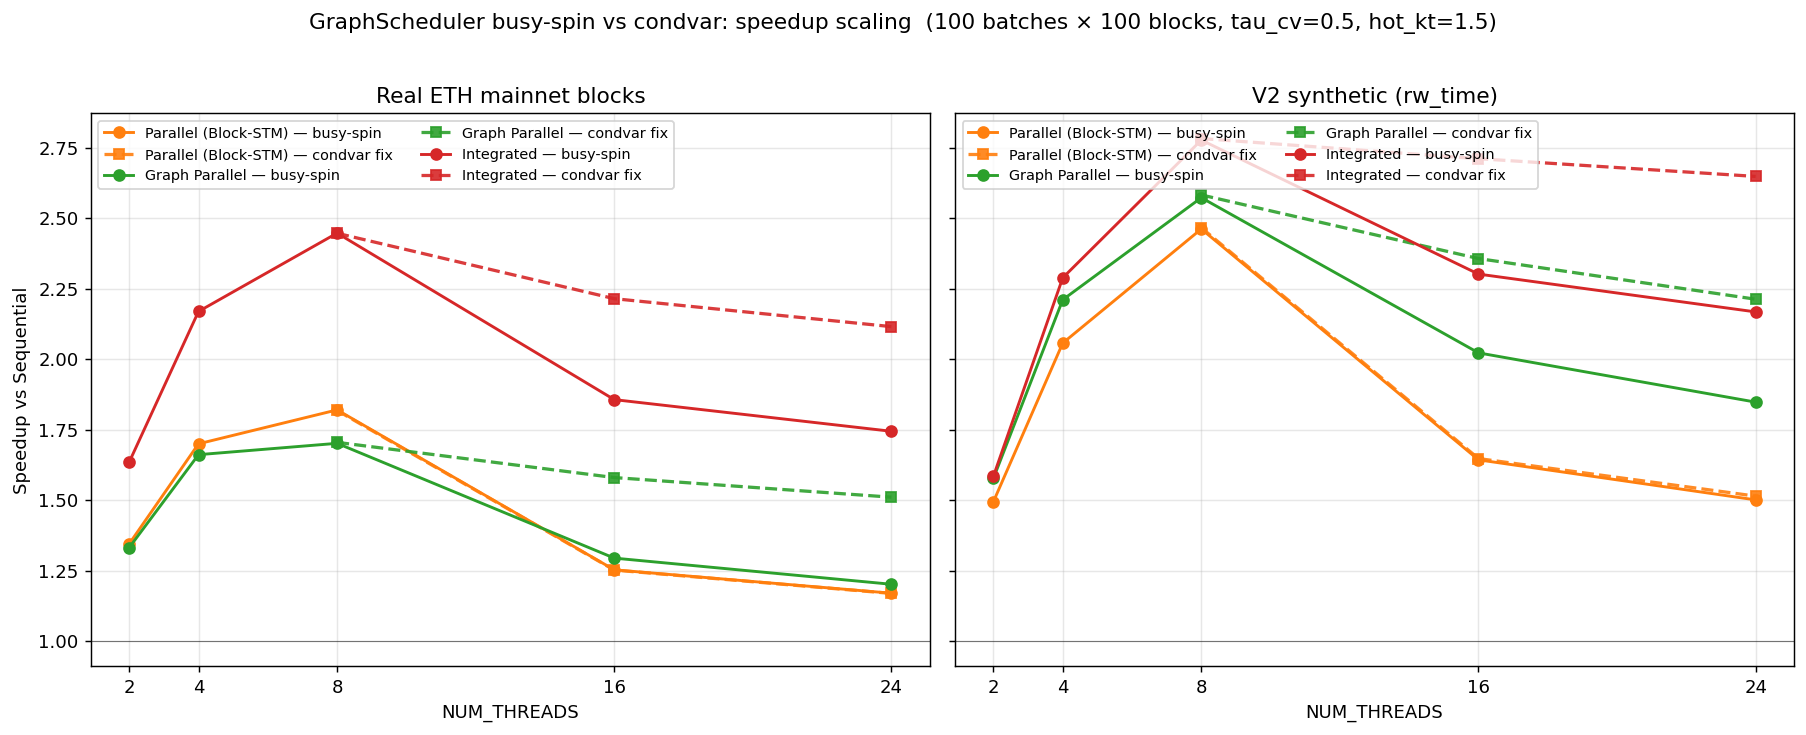

The script that saved this image:
"""Compare busy-spin baseline vs condvar fix on thread-count scaling."""
from pathlib import Path
import pandas as pd
import matplotlib.pyplot as plt

THREADS = [2, 4, 8, 16, 24]
COND_THREADS = [8, 16, 24]
BASE = Path("/home/ubuntu/congestion_control/pevm/experiments/thread_sweep")
COND = Path("/home/ubuntu/congestion_control/pevm/experiments/thread_sweep_condvar")
OUT = Path("/home/ubuntu/congestion_control/pevm/experiments/plot_condvar_compare.png")

def agg(p):
    df = pd.read_csv(p)
    s = df["seq_time_s"].sum()
    return {
        "par":   s / df["par_time_s"].sum(),
        "graph": s / df["graph_time_s"].sum(),
        "integ": s / df["integrated_time_s"].sum(),
    }

fig, axes = plt.subplots(1, 2, figsize=(14, 5.5), sharey=True)
COLORS = {"par": "C1", "graph": "C2", "integ": "C3"}
LABELS = {"par": "Parallel (Block-STM)", "graph": "Graph Parallel", "integ": "Integrated"}
TITLES = {"real": "Real ETH mainnet blocks", "v2": "V2 synthetic (rw_time)"}

for ax, wl in zip(axes, ["real", "v2"]):
    base = {t: agg(BASE / f"{wl}_t{t}.csv") for t in THREADS}
    cond = {t: agg(COND / f"{wl}_t{t}.csv") for t in COND_THREADS}
    for key in ("par", "graph", "integ"):
        # baseline: solid line over all 5 thread counts
        ax.plot(THREADS, [base[t][key] for t in THREADS],
                marker="o", linewidth=1.6, linestyle="-",
                color=COLORS[key], label=f"{LABELS[key]} — busy-spin")
        # condvar: dashed line on 8/16/24
        ax.plot(COND_THREADS, [cond[t][key] for t in COND_THREADS],
                marker="s", linewidth=1.8, linestyle="--",
                color=COLORS[key], alpha=0.9,
                label=f"{LABELS[key]} — condvar fix")
    ax.axhline(1.0, color="black", linewidth=0.6, alpha=0.5)
    ax.set_xlabel("NUM_THREADS")
    ax.set_xticks(THREADS)
    ax.set_title(TITLES[wl])
    ax.grid(alpha=0.3)
    ax.legend(loc="upper left", fontsize=8, ncol=2)

axes[0].set_ylabel("Speedup vs Sequential")
fig.suptitle("GraphScheduler busy-spin vs condvar: speedup scaling  "
             "(100 batches × 100 blocks, tau_cv=0.5, hot_kt=1.5)", y=1.02)
fig.tight_layout()
fig.savefig(OUT, dpi=130, bbox_inches="tight")
print(f"wrote {OUT}")
